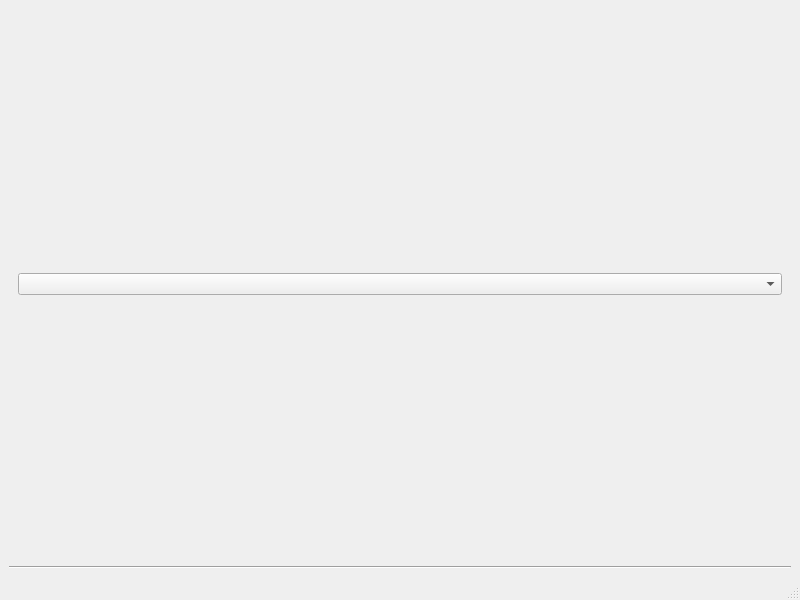
<?xml version="1.0" encoding="UTF-8"?>
<ui version="4.0">
 <class>MainWindow</class>
 <widget class="QMainWindow" name="MainWindow">
  <property name="geometry">
   <rect>
    <x>0</x>
    <y>0</y>
    <width>800</width>
    <height>600</height>
   </rect>
  </property>
  <property name="windowTitle">
   <string>MainWindow</string>
  </property>
  <widget class="QWidget" name="centralwidget">
   <layout class="QVBoxLayout" name="verticalLayout_2">
    <item>
     <widget class="QWidget" name="widget" native="true">
      <layout class="QVBoxLayout" name="verticalLayout">
       <item>
        <widget class="QComboBox" name="comboBox"/>
       </item>
      </layout>
     </widget>
    </item>
    <item>
     <widget class="Line" name="line">
      <property name="orientation">
       <enum>Qt::Horizontal</enum>
      </property>
     </widget>
    </item>
   </layout>
  </widget>
  <widget class="QMenuBar" name="menubar">
   <property name="geometry">
    <rect>
     <x>0</x>
     <y>0</y>
     <width>800</width>
     <height>26</height>
    </rect>
   </property>
  </widget>
  <widget class="QStatusBar" name="statusbar"/>
 </widget>
 <resources/>
 <connections/>
</ui>
